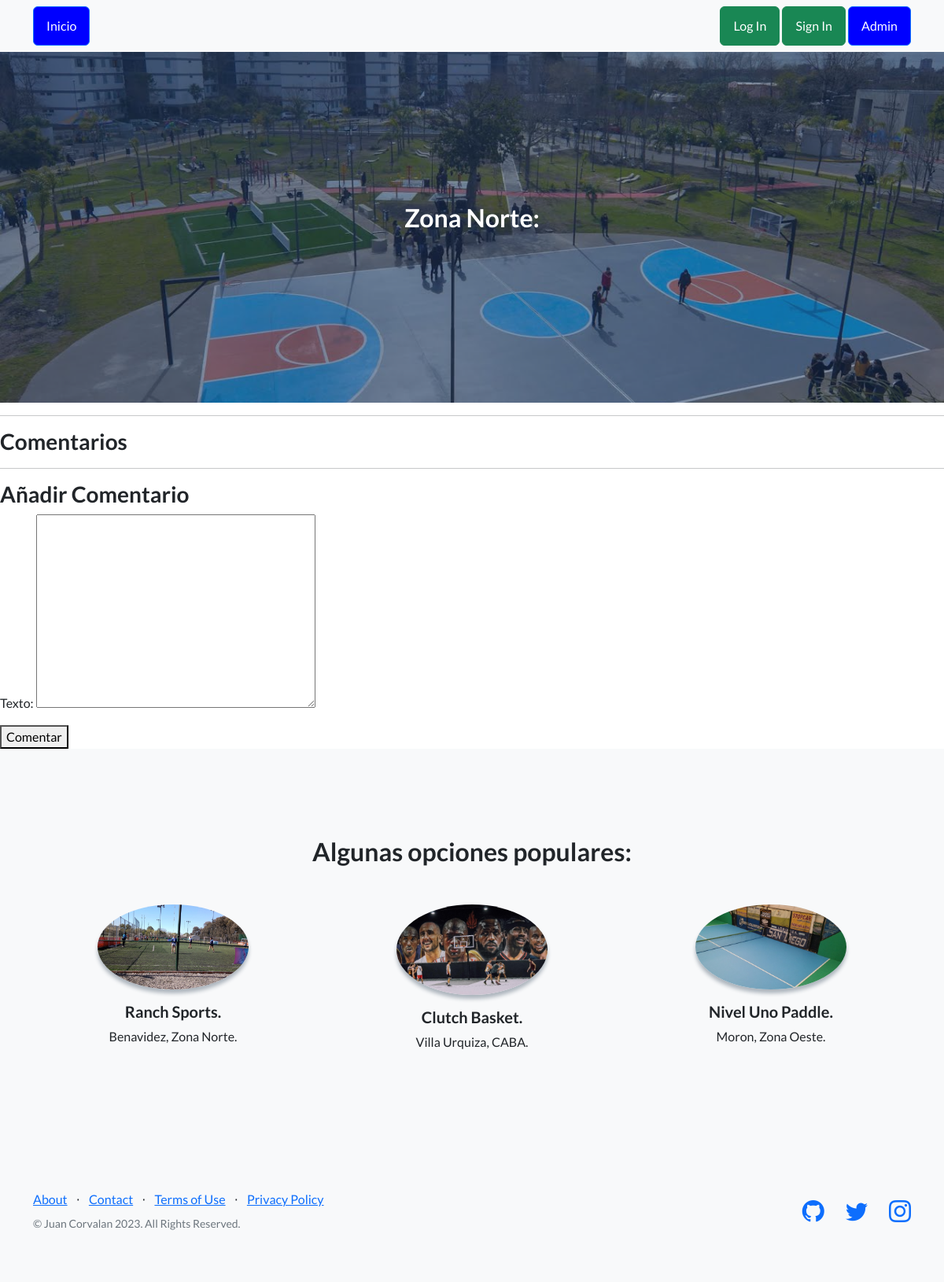
The page /aplicacion/comentariozn/1/ on the database as committed earlier.
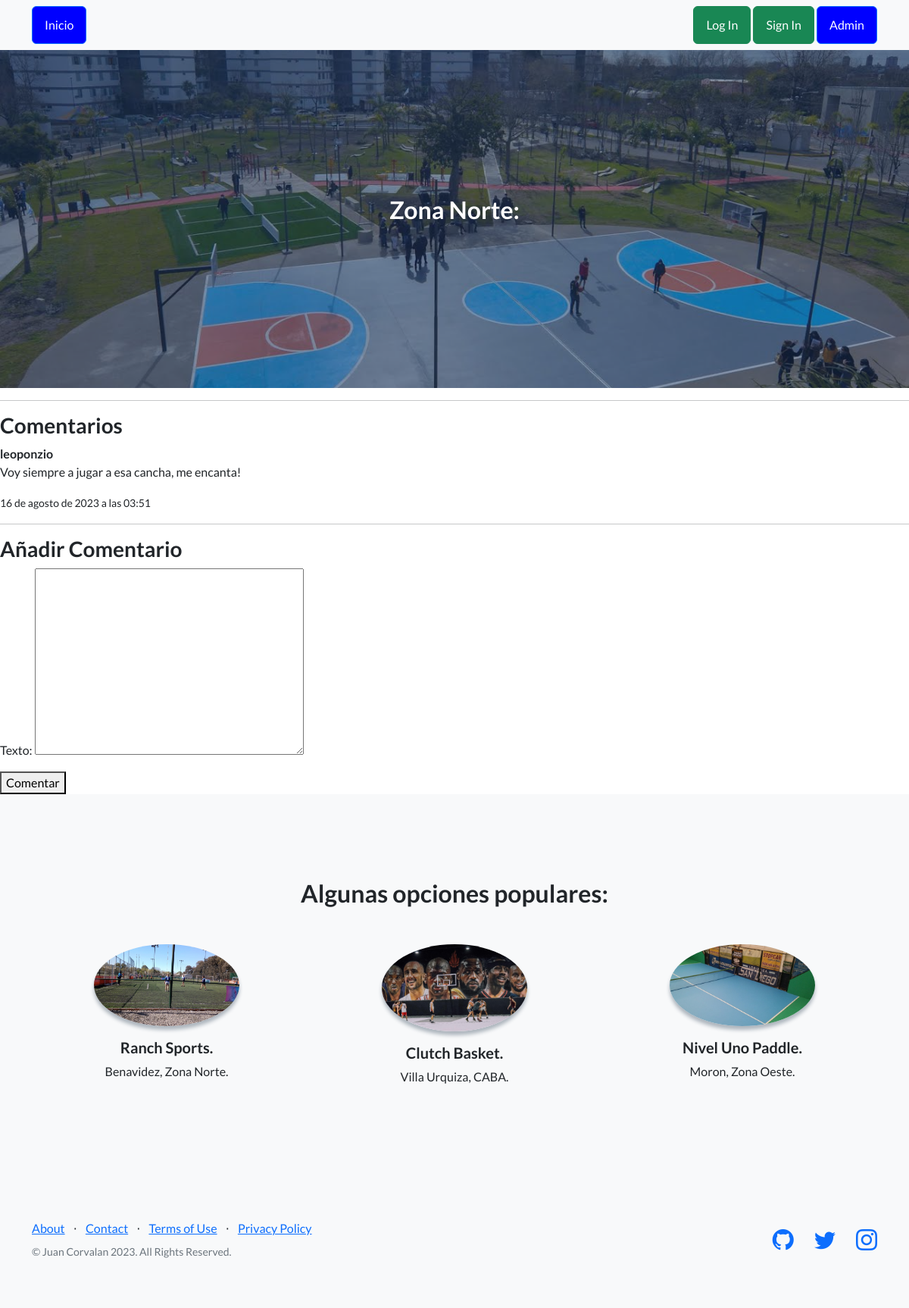
The same page on the database as committed later.
### aplicacion/models.py (models this page shows, shortened)
class Comentario(models.Model):
    zona_norte = models.ForeignKey(ZonaNorte, on_delete=models.CASCADE, related_name='comentarios')
    texto = models.TextField()
    fecha = models.DateTimeField(auto_now_add=True)
    autor = models.ForeignKey(User, on_delete=models.CASCADE)

### aplicacion/views.py (the view)
# urls.py: path('comentariozn/<int:zona_norte_id>/', comentariozn, name="comentariozn"),
def comentariozn(request, zona_norte_id):
    zona_norte = ZonaNorte.objects.get(pk=zona_norte_id)
    if request.method == 'POST':
        form = ComentarioForm(request.POST)
        if form.is_valid():
            comentario = form.save(commit=False)
            comentario.zona_norte = zona_norte
            comentario.autor = request.user
            comentario.save()
            return redirect('detail_zonanorte', pk=zona_norte_id)
    else:
        form = ComentarioForm()
    comentarios = zona_norte.comentarios.all()
    return render(request, 'aplicacion/comentariozn.html', {'form': form, 'comentarios': comentarios, 'zona_norte': zona_norte})

### aplicacion/forms.py
class ComentarioForm(forms.ModelForm):
    class Meta:
        model = Comentario
        fields = ['texto']

### aplicacion/templates/aplicacion/comentariozn.html (shortened to what this page needs)
{% extends 'aplicacion/paginaprincipal.html' %}
{% load static %}
{% block cabecera %}
    Zona Norte:
{% endblock cabecera %}
{% block contenido %}
<h3>Comentarios</h3>
{% for comentario in comentarios %}
    <div>
        <strong>{{ comentario.autor.username }}</strong>
        <p>{{ comentario.texto }}</p>
        <small>{{ comentario.fecha }}</small>
    </div>
{% endfor %}
<hr>
<h3>Añadir Comentario</h3>
<form method="post">
    {{ form.as_p }}
    <button type="submit">Comentar</button>
</form>
{% endblock contenido %}

Rows that differ between the two databases and show on the page:
added Comentario: autor.username "leoponzio", texto "Voy siempre a jugar a esa cancha, me encanta!", fecha "16 de agosto de 2023 a las 03:51"
